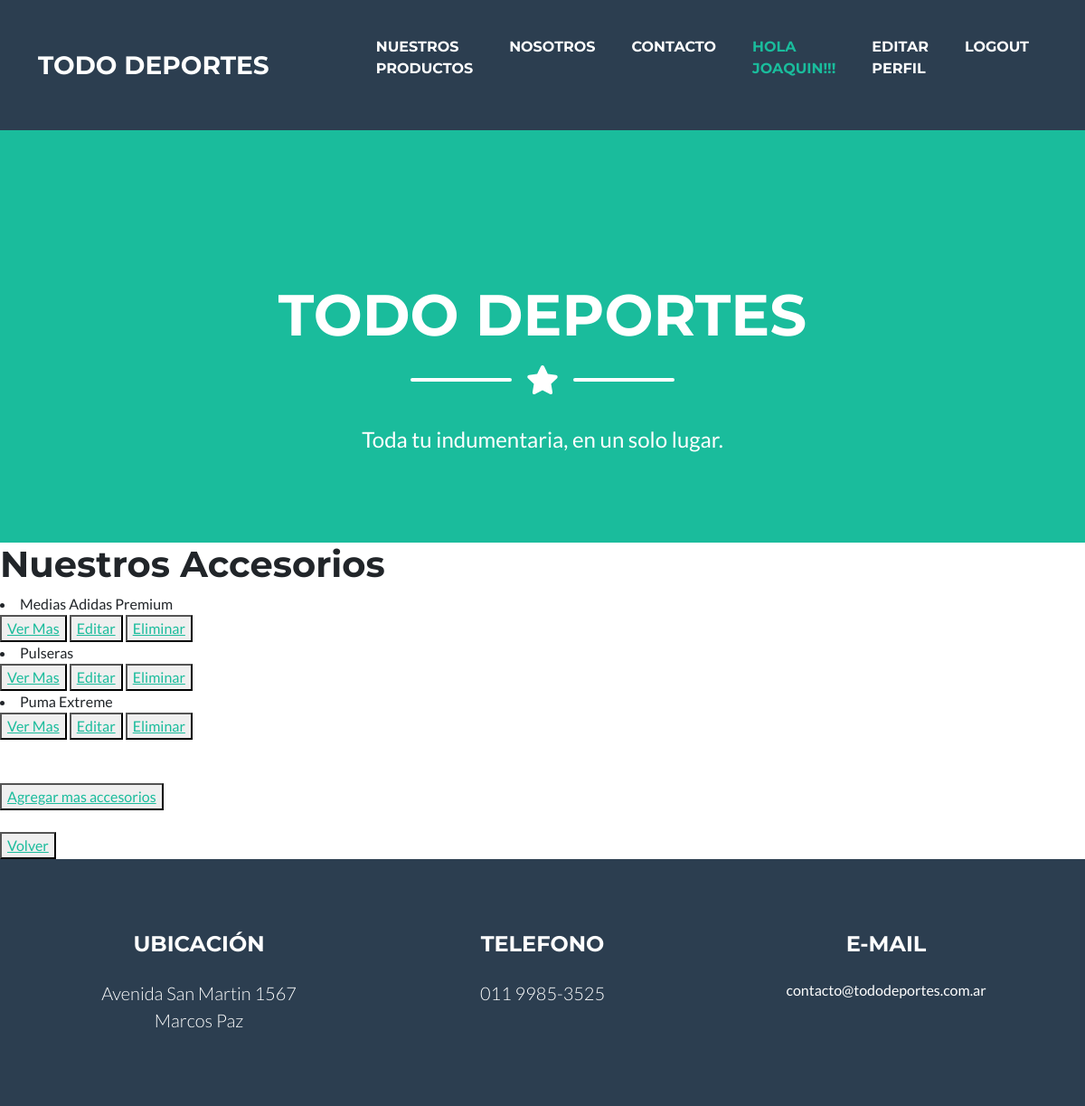
The app's page /Appfinal/accesorios/list (signed in), older data.
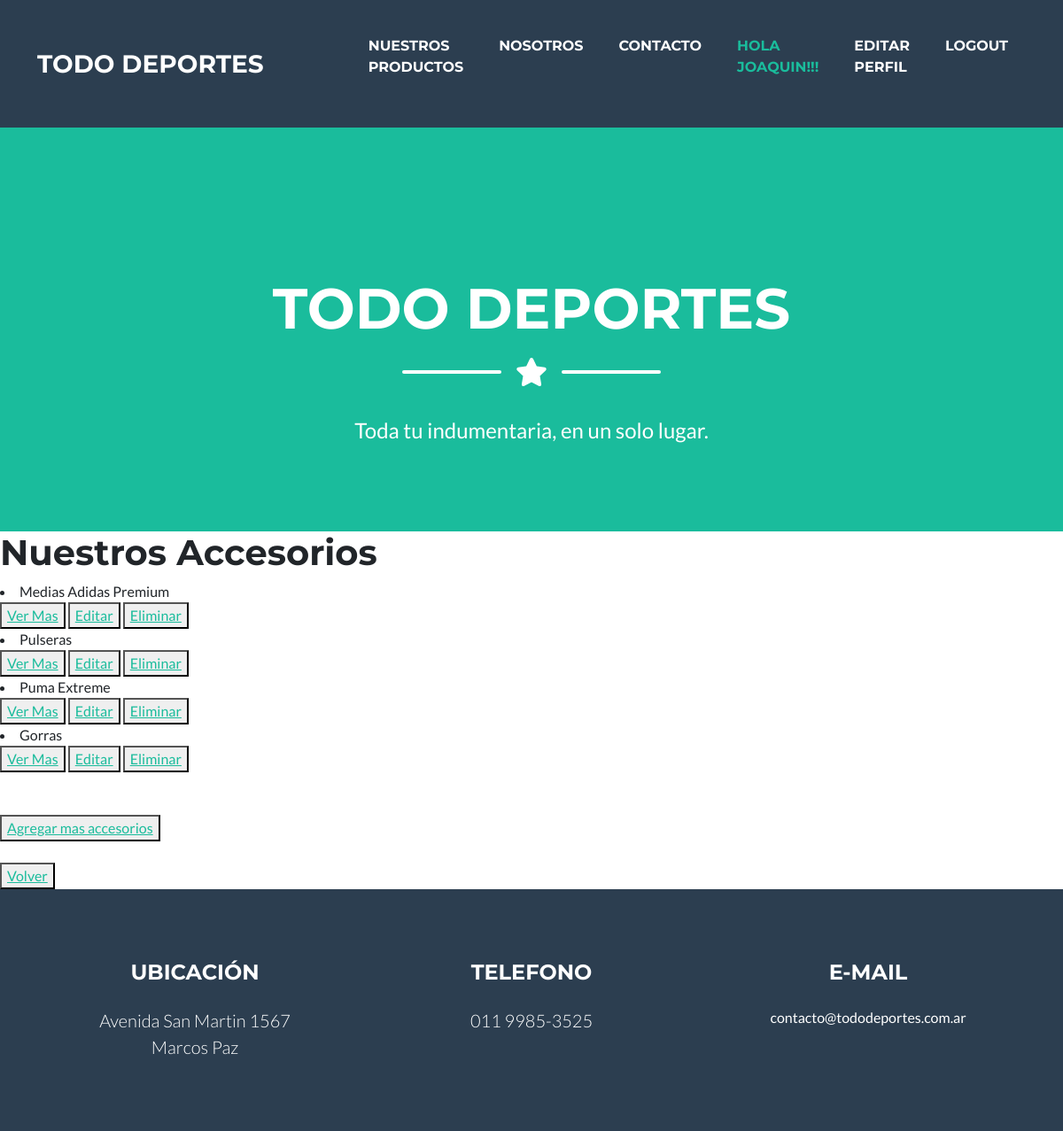
The same page, newer data.
### Appfinal/models.py (models this page shows, shortened)
class Accesorios(models.Model):
    tipo = models.CharField(max_length=40)
    talle = models.IntegerField()
    stock = models.BooleanField()
    precio = models.IntegerField()

### Appfinal/views.py (the view)
# urls.py: path('accesorios/list', views.AccesoriosList.as_view(), name="ListAcc"),
class AccesoriosList(ListView):
    model = Accesorios
    template_name = 'Appfinal/accesorios_list.html'

### Appfinal/templates/Appfinal/accesorios_list.html (shortened to what this page needs)
{% extends "Appfinal/padre.html" %}
{% block contenido %}
    <h1>Nuestros Accesorios</h1>
    {% for i in object_list%}
    <li>{{ i.tipo }}
    </li>
    <button><a href="{% url 'Accesorios' i.id %}">Ver Mas</a></button>
    {% if request.user.is_authenticated %}
    <button><a href="{% url 'EditAcces' i.id %}">Editar</a></button>
    <button><a href="{% url 'DeleteAcces' i.id %}">Eliminar</a></button>
    {% endif %}
    {% endfor %}
    <br><br><br>
    {% if request.user.is_authenticated %}
    <button><a href="{% url 'NewAcces'%}">Agregar mas accesorios</a></button>
    {% endif %}
    <br>
    <br>
    <button><a href="{% url 'Tienda' %}">Volver</a></button>
{% endblock %}

Row changes from the older to the newer data that the page shows:
added Accesorios: tipo "Gorras"
